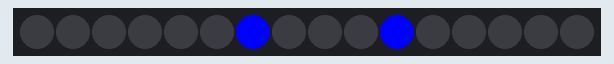
Bench run of a sketch on a simulated Arduino Uno, built with avr-gcc and run on an emulated ATmega328P. Parts: 16 RGB LEDs in strip order, left to right. Dim RGB values are drawn brighter than linear; random numbers use the default seed unless the sketch sets one.

Above: at 3.51 s.
At 11.92 s:
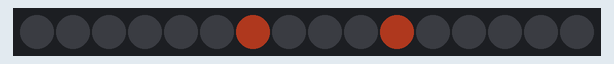
At 17.18 s:
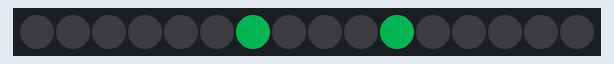
At 21.38 s:
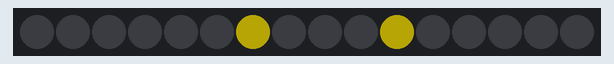
At 30.31 s:
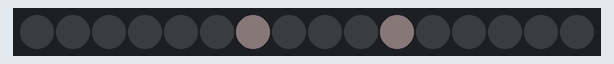
At 39.76 s:
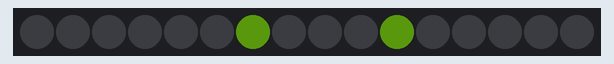

The sketch:

Lighthouse.ino
```cpp
#include <FastLED.h>

#define LED_PIN     10
#define LED_TYPE    WS2811
#define COLOR_ORDER RGB
#define framerate   200
//#define COLOR_CORRECTION CRGB(255,172,240)
#define BRIGHTNESS  255
#define NUM_LEDS    16
CRGB leds[NUM_LEDS];
CRGB buffer[NUM_LEDS];
uint8_t counter = 1;
//#include "Necklace_animations.h"
#include "animation.h"
#include "ringrunner.h"
#include "fireworks.h"

#define NUM_ANIMATIONS 1
Animation * current_animation;
Animation *(*list[NUM_ANIMATIONS])();

// setup gets called once
void setup() {
  list[0] = &ringrunner_factory;
  list[1] = &fireworks_factory;
  //list[1] = &foobar_factory;

  current_animation = list[1]();
  //delete current_animation; - goes in button press
  //current_animation = list[1]();

   // power-up sanity delay
  delay( 3000 );

  // tell FastLED about the LEDs
  FastLED.addLeds<LED_TYPE,LED_PIN,COLOR_ORDER>(leds, NUM_LEDS);

  // set master brightness control
  FastLED.setBrightness(BRIGHTNESS);

  pinMode(3, INPUT_PULLUP);
//  attachInterrupt(0, Change_animation, FALLING);
}


///Declare patterns and animation class
/*Pattern Patternlist [] =
{
  Animation_1,
  Animation_2,
  random_ring
};*/


///
/*void Change_animation()
{
  animation.iterate_animation();
}*/

// loop is called repeatedly forever
void loop()
{
  current_animation->step();
  /*counter++;
  if(counter==0){
    Change_animation();
  }*/
}
```

animation.h
```cpp
#ifndef ANIMATION_H
#define ANIMATION_H

//typedef void (*Pattern) (); //define the pattern class
class Animation
{
/*
** Class that stores all of the animations that are being used in an LED array
** Purpose: Loop only calls Animation.animate: a function that essentailly loops the
**
*/

	// Class Member Variables
	// FRAMERATE,
	// These are initialized at startup
	//int NUM_LEDS; // number of LEDS on the animation. May change this for multiple strips. Taken out for now.
	//Pattern *Patternlist; // List of animation pattern functions
public:
	//initialize
	//inline virtual void begin(){ /*nothing*/ };
	//step function must be implemented
	virtual void step() = 0;
};

/*
	Animation(Pattern List[], int numpatterns)
	{
		//NUM_LEDS = num;
		Patternlist = List;
		NUM_PATTERNS = numpatterns;
		current_pattern=0;
	}
	virtual
	void animate()
	{
		Patternlist[current_pattern]();
	}

	void iterate_animation() //simple for purposes of testing
	{
		if(current_pattern ==NUM_PATTERNS-1){
			current_pattern =0;
		}
		else{
			current_pattern++;
		}
	}
	void set_current_animation(int pcode)
	{
		lastpattern = pcode;
	}
	int get_current_animation()
	{
		return(current_pattern)
	}
private:
	int current_pattern;
	int NUM_PATTERNS;
	int lastpattern;
};
*/
#endif
```

fireworks.h
```cpp
#ifndef FIREWORKS_H
#define FIREWORKS_H

#include "animation.h"

class Fireworks : public Animation {
public:
	Fireworks()
	{
		position = 0;
		delay_time = 20;
		explode_phase = 0;
		current_color = CRGB::Blue;//fix later
	}

	void explode(CRGB *leds)
	{
		//if first phase, set current led to black and +-1 LED to color
		if(explode_phase == 1){

		}
	}

	void step()
	{
		leds[position] = CRGB::Black;

		//index position of lit LED
		if(position == NUM_LEDS/2)
		{
			if(explode_phase == 2)
			{
				leds[position+2] = CRGB::Black;
				leds[position-2] = CRGB::Black;
				explode_phase++;
			}

			if(explode_phase == 1)
			{
				leds[position+1] = CRGB::Black;
				leds[position-1] = CRGB::Black;
				leds[position+2] = current_color;
				leds[position-2] = current_color;
				explode_phase++;
			}

			if(explode_phase == 0)
			{
				delay_time = 150;
				leds[position+1] = current_color;
				leds[position-1] = current_color;
				explode_phase++;
			}

			if(explode_phase == 3)
			{
				//reset things
				position = 0;
				explode_phase = 0;
				delay_time = 20;
			    current_color = CHSV(random(255),random(255),random(255));
				leds[position] = current_color;
			}
		}
		else
		{
			position++;
			leds[position] = current_color;
			delay_time = delay_time+1;
		}
	// load the CRGB values into led
		FastLED.show();
		delay(delay_time);
	}

private:
	int position;
	int delay_time;
	int explode_phase;
	CRGB current_color;
	CRGB buffer[NUM_LEDS];
};

Animation * fireworks_factory() {
  return new Fireworks();
}

#endif
```

ringrunner.h
```cpp
#ifndef RINGRUNNER_H
#define RINGRUNNER_H

#include "animation.h"

class RingRunner : public Animation {
public:
	RingRunner()
	{
		position = 0;
		current_color = CRGB::Blue;//fix later
	}

	void mirror_leds(CRGB *leds)
	{
  		for(int i=0; i<NUM_LEDS/2;i++)
  		{
    		leds[NUM_LEDS-1-i] = leds[i];
    	}
	}
	void step()
	{
		leds[position] = CRGB::Black;

		//index position of lit LED
		if(position == NUM_LEDS/2)
		{
			position = 0;
			current_color = CHSV(random(255),random(255),random(255));
		}
		else
		{
			position++;

		}
	// load the CRGB values into led, mirror around the middle
		leds[position] = current_color;
		mirror_leds(leds);
		FastLED.show();
		delay(100);

	}

private:
	int position;
	CRGB current_color;


};

Animation * ringrunner_factory() {
  return new RingRunner();
}


#endif
```
